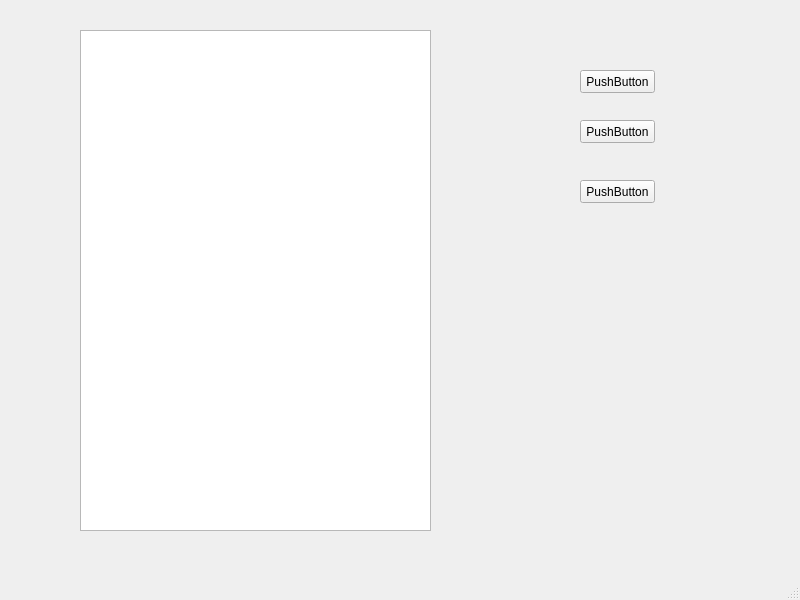
<?xml version="1.0" encoding="UTF-8"?>
<ui version="4.0">
 <class>MainWindow</class>
 <widget class="QMainWindow" name="MainWindow">
  <property name="geometry">
   <rect>
    <x>0</x>
    <y>0</y>
    <width>800</width>
    <height>600</height>
   </rect>
  </property>
  <property name="windowTitle">
   <string>MainWindow</string>
  </property>
  <widget class="QWidget" name="centralwidget">
   <widget class="QTreeView" name="treeView">
    <property name="geometry">
     <rect>
      <x>80</x>
      <y>30</y>
      <width>351</width>
      <height>501</height>
     </rect>
    </property>
    <property name="styleSheet">
     <string notr="true">color: rgb(255, 255, 0);
QTreeview::item{
margin-left:50px;}</string>
    </property>
    <property name="animated">
     <bool>true</bool>
    </property>
   </widget>
   <widget class="QPushButton" name="pushButton">
    <property name="geometry">
     <rect>
      <x>580</x>
      <y>70</y>
      <width>75</width>
      <height>23</height>
     </rect>
    </property>
    <property name="text">
     <string>PushButton</string>
    </property>
   </widget>
   <widget class="QPushButton" name="pushButton_2">
    <property name="geometry">
     <rect>
      <x>580</x>
      <y>120</y>
      <width>75</width>
      <height>23</height>
     </rect>
    </property>
    <property name="text">
     <string>PushButton</string>
    </property>
   </widget>
   <widget class="QPushButton" name="pushButton_3">
    <property name="geometry">
     <rect>
      <x>580</x>
      <y>180</y>
      <width>75</width>
      <height>23</height>
     </rect>
    </property>
    <property name="text">
     <string>PushButton</string>
    </property>
   </widget>
  </widget>
  <widget class="QMenuBar" name="menubar">
   <property name="geometry">
    <rect>
     <x>0</x>
     <y>0</y>
     <width>800</width>
     <height>30</height>
    </rect>
   </property>
  </widget>
  <widget class="QStatusBar" name="statusbar"/>
 </widget>
 <resources/>
 <connections/>
</ui>
